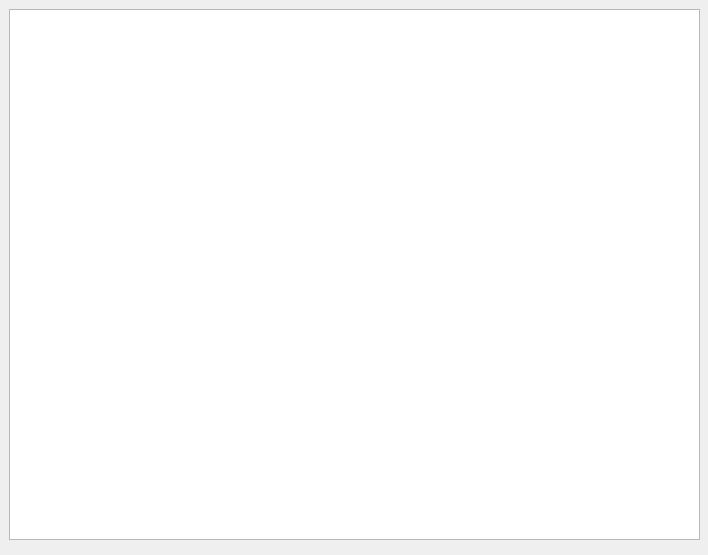
<?xml version="1.0" encoding="UTF-8"?>
<ui version="4.0">
 <class>Dialog_masters_info_win</class>
 <widget class="QDialog" name="Dialog_masters_info_win">
  <property name="geometry">
   <rect>
    <x>0</x>
    <y>0</y>
    <width>708</width>
    <height>555</height>
   </rect>
  </property>
  <property name="windowTitle">
   <string>Список мастеров</string>
  </property>
  <widget class="QTableView" name="tableView_show_masters">
   <property name="geometry">
    <rect>
     <x>9</x>
     <y>9</y>
     <width>691</width>
     <height>531</height>
    </rect>
   </property>
  </widget>
 </widget>
 <resources/>
 <connections/>
</ui>
